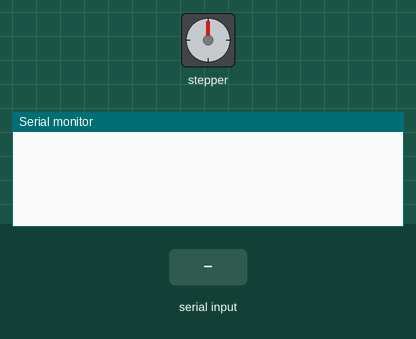
This sketch was run on a simulated Arduino Uno, built with avr-gcc and run on an emulated ATmega328P. Shown: stepper motor, the last lines printed to the serial monitor. Wiring (inferred from the names in the program): stepper motor driver (200 steps per turn assumed): step pin 5; direction pin 6; enable pin 7. The inputs (shaded band) are chosen by the test bench.

Above: at 1.2 s.
1.3 s: "a" received over Serial
At 2.5 s:
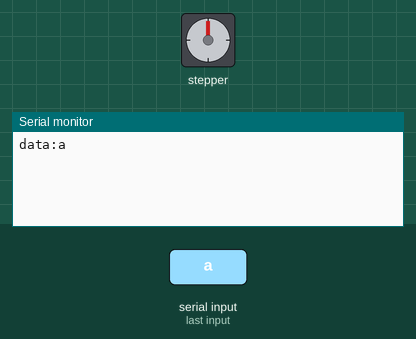
2.8 s: "d" received over Serial
At 3.7 s:
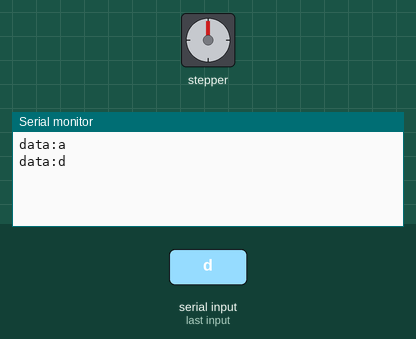
4.4 s: "s" received over Serial
At 6.0 s:
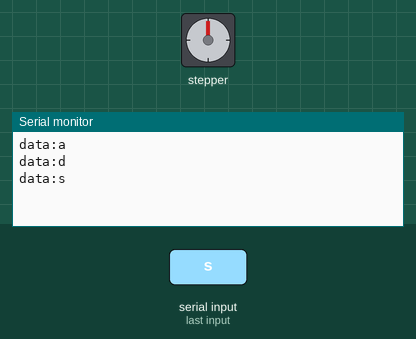

The sketch:

tb6600.ino
```cpp
// defines pins numbers
const int stepPin = 5;
const int dirPin = 6;
const int Ena = 7;
String flag;
void setup() {
  // Sets the two pins as Outputs
  Serial.begin(115200);//串口调试波特率
  pinMode(stepPin, OUTPUT);
  pinMode(dirPin, OUTPUT);
  pinMode(Ena,  OUTPUT);
  digitalWrite(Ena,HIGH);
}
void loop() {
  if (Serial.available() > 0)//串口接收到数据
  {
    readSerial();
  }
  if (flag == "a") {
    forward();
  }
  if (flag == "d") {
    backward();
  }

}
void readSerial() {
  String data;
  while (Serial.available() > 0) {
    data = data + char(Serial.read());
    delay(2);
  }
  Serial.println("data:" + data);
  if (data == "a") {
    flag = "a";
  }
  if (data == "s") {
    flag = "s";
    digitalWrite(Ena, HIGH);
  }
    if (data == "w") {
    flag = "w";
    digitalWrite(Ena,LOW);
  }
  if (data == "d") {
    flag = "d";
  }
   if (data == "e") {
    flag = "e";
  }
}
void forward() {
  digitalWrite(dirPin, HIGH); // Enables the motor to move in a particular direction
  // Makes 200 pulses for making one full cycle rotation
  for (int x = 0; x < 200; x++) {
    digitalWrite(stepPin, HIGH);
    delayMicroseconds(800);
    digitalWrite(stepPin, LOW);
    delayMicroseconds(800);
  }
  delay(10); // One second delay
}
void backward() {
  digitalWrite(dirPin, LOW); // Enables the motor to move in a particular direction
  // Makes 200 pulses for making one full cycle rotation
  for (int x = 0; x < 200; x++) {
    digitalWrite(stepPin, HIGH);
    delayMicroseconds(800);
    digitalWrite(stepPin, LOW);
    delayMicroseconds(800);
  }
  delay(10); // One second delay
}
```

Measured:
- after the input at 1.3 s, the serial monitor: prints a new line at once (image 1)
- after the input at 2.8 s, the serial monitor: prints a new line after 0.16 s (image 2)
- after the input at 4.4 s, the serial monitor: prints a new line after 0.22 s (image 3)
